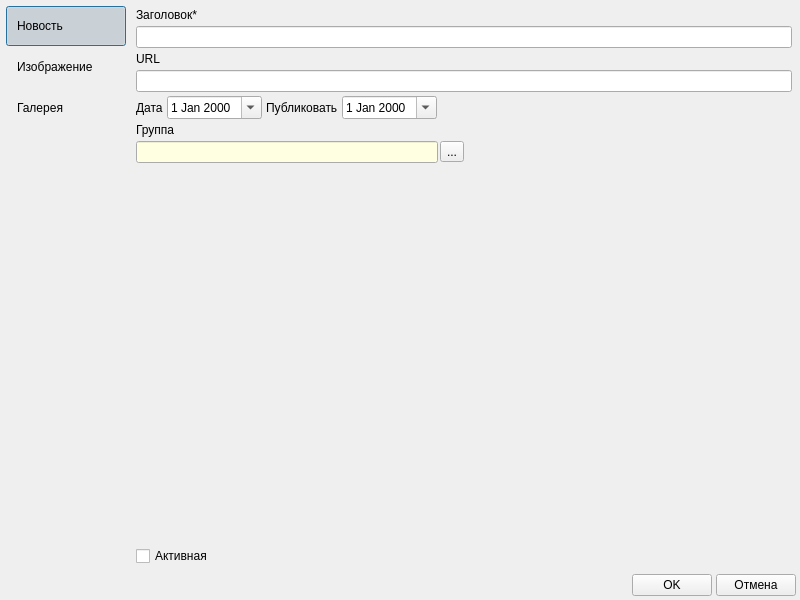
<?xml version="1.0" encoding="UTF-8"?>
<ui version="4.0">
 <class>FormPublicationCard</class>
 <widget class="QDialog" name="FormPublicationCard">
  <property name="windowModality">
   <enum>Qt::WindowModal</enum>
  </property>
  <property name="geometry">
   <rect>
    <x>0</x>
    <y>0</y>
    <width>800</width>
    <height>600</height>
   </rect>
  </property>
  <property name="windowTitle">
   <string>Добавление новости</string>
  </property>
  <layout class="QGridLayout" name="gridLayout">
   <property name="leftMargin">
    <number>4</number>
   </property>
   <property name="topMargin">
    <number>4</number>
   </property>
   <property name="rightMargin">
    <number>4</number>
   </property>
   <property name="bottomMargin">
    <number>4</number>
   </property>
   <property name="spacing">
    <number>4</number>
   </property>
   <item row="0" column="0">
    <widget class="QFrame" name="frame">
     <property name="maximumSize">
      <size>
       <width>16777215</width>
       <height>16777215</height>
      </size>
     </property>
     <property name="autoFillBackground">
      <bool>false</bool>
     </property>
     <property name="frameShape">
      <enum>QFrame::NoFrame</enum>
     </property>
     <property name="frameShadow">
      <enum>QFrame::Sunken</enum>
     </property>
     <layout class="QVBoxLayout" name="verticalLayout_3">
      <property name="spacing">
       <number>1</number>
      </property>
      <property name="leftMargin">
       <number>2</number>
      </property>
      <property name="topMargin">
       <number>2</number>
      </property>
      <property name="rightMargin">
       <number>2</number>
      </property>
      <property name="bottomMargin">
       <number>2</number>
      </property>
      <item>
       <widget class="QPushButton" name="pushButtonMainInfo">
        <property name="minimumSize">
         <size>
          <width>120</width>
          <height>40</height>
         </size>
        </property>
        <property name="baseSize">
         <size>
          <width>0</width>
          <height>0</height>
         </size>
        </property>
        <property name="toolTip">
         <string>Основная информация о контакте</string>
        </property>
        <property name="styleSheet">
         <string notr="true">text-align: left;
padding-left: 10px;</string>
        </property>
        <property name="text">
         <string>Новость</string>
        </property>
        <property name="checkable">
         <bool>true</bool>
        </property>
        <property name="checked">
         <bool>true</bool>
        </property>
        <property name="flat">
         <bool>true</bool>
        </property>
        <attribute name="buttonGroup">
         <string notr="true">buttonGroup</string>
        </attribute>
       </widget>
      </item>
      <item>
       <widget class="QPushButton" name="pushButtonImage">
        <property name="minimumSize">
         <size>
          <width>0</width>
          <height>40</height>
         </size>
        </property>
        <property name="baseSize">
         <size>
          <width>0</width>
          <height>0</height>
         </size>
        </property>
        <property name="styleSheet">
         <string notr="true">text-align: left;
padding-left: 10px;</string>
        </property>
        <property name="text">
         <string>Изображение</string>
        </property>
        <property name="checkable">
         <bool>true</bool>
        </property>
        <property name="flat">
         <bool>true</bool>
        </property>
        <attribute name="buttonGroup">
         <string notr="true">buttonGroup</string>
        </attribute>
       </widget>
      </item>
      <item>
       <widget class="QPushButton" name="pushButtonImages">
        <property name="minimumSize">
         <size>
          <width>0</width>
          <height>40</height>
         </size>
        </property>
        <property name="baseSize">
         <size>
          <width>0</width>
          <height>0</height>
         </size>
        </property>
        <property name="toolTip">
         <string>Контактная информация (телефоны, email...)</string>
        </property>
        <property name="styleSheet">
         <string notr="true">text-align: left;
padding-left: 10px;</string>
        </property>
        <property name="text">
         <string>Галерея</string>
        </property>
        <property name="checkable">
         <bool>true</bool>
        </property>
        <property name="flat">
         <bool>true</bool>
        </property>
        <attribute name="buttonGroup">
         <string notr="true">buttonGroup</string>
        </attribute>
       </widget>
      </item>
      <item>
       <spacer name="verticalSpacer_3">
        <property name="orientation">
         <enum>Qt::Vertical</enum>
        </property>
        <property name="sizeHint" stdset="0">
         <size>
          <width>20</width>
          <height>19</height>
         </size>
        </property>
       </spacer>
      </item>
     </layout>
    </widget>
   </item>
   <item row="0" column="1">
    <widget class="QStackedWidget" name="stackedWidget">
     <property name="currentIndex">
      <number>0</number>
     </property>
     <widget class="QWidget" name="pageMain">
      <layout class="QVBoxLayout" name="verticalLayout_5">
       <property name="spacing">
        <number>4</number>
       </property>
       <property name="leftMargin">
        <number>4</number>
       </property>
       <property name="topMargin">
        <number>4</number>
       </property>
       <property name="rightMargin">
        <number>4</number>
       </property>
       <property name="bottomMargin">
        <number>4</number>
       </property>
       <item>
        <layout class="QVBoxLayout" name="verticalLayout">
         <item>
          <widget class="QLabel" name="label">
           <property name="text">
            <string>Заголовок*</string>
           </property>
          </widget>
         </item>
         <item>
          <widget class="QLineEdit" name="lineEditName"/>
         </item>
         <item>
          <layout class="QVBoxLayout" name="verticalLayout_4">
           <item>
            <widget class="QLabel" name="label_5">
             <property name="text">
              <string>URL</string>
             </property>
            </widget>
           </item>
           <item>
            <widget class="QLineEdit" name="lineEditUrl"/>
           </item>
          </layout>
         </item>
        </layout>
       </item>
       <item>
        <layout class="QHBoxLayout" name="horizontalLayout_2">
         <item>
          <widget class="QLabel" name="label_2">
           <property name="text">
            <string>Дата</string>
           </property>
          </widget>
         </item>
         <item>
          <widget class="QDateEdit" name="dateEditNew">
           <property name="calendarPopup">
            <bool>true</bool>
           </property>
          </widget>
         </item>
         <item>
          <widget class="QLabel" name="label_3">
           <property name="text">
            <string>Публиковать</string>
           </property>
          </widget>
         </item>
         <item>
          <widget class="QDateEdit" name="dateEditPublication">
           <property name="calendarPopup">
            <bool>true</bool>
           </property>
          </widget>
         </item>
         <item>
          <spacer name="horizontalSpacer">
           <property name="orientation">
            <enum>Qt::Horizontal</enum>
           </property>
           <property name="sizeHint" stdset="0">
            <size>
             <width>40</width>
             <height>20</height>
            </size>
           </property>
          </spacer>
         </item>
        </layout>
       </item>
       <item>
        <layout class="QHBoxLayout" name="horizontalLayout_5">
         <item>
          <layout class="QVBoxLayout" name="verticalLayout_2">
           <item>
            <widget class="QLabel" name="label_4">
             <property name="text">
              <string>Группа</string>
             </property>
            </widget>
           </item>
           <item>
            <layout class="QHBoxLayout" name="horizontalLayout_3">
             <property name="spacing">
              <number>2</number>
             </property>
             <item>
              <widget class="QLineEdit" name="lineEditGroupName">
               <property name="palette">
                <palette>
                 <active>
                  <colorrole role="Base">
                   <brush brushstyle="SolidPattern">
                    <color alpha="255">
                     <red>255</red>
                     <green>255</green>
                     <blue>225</blue>
                    </color>
                   </brush>
                  </colorrole>
                 </active>
                 <inactive>
                  <colorrole role="Base">
                   <brush brushstyle="SolidPattern">
                    <color alpha="255">
                     <red>255</red>
                     <green>255</green>
                     <blue>225</blue>
                    </color>
                   </brush>
                  </colorrole>
                 </inactive>
                 <disabled>
                  <colorrole role="Base">
                   <brush brushstyle="SolidPattern">
                    <color alpha="255">
                     <red>240</red>
                     <green>240</green>
                     <blue>240</blue>
                    </color>
                   </brush>
                  </colorrole>
                 </disabled>
                </palette>
               </property>
               <property name="readOnly">
                <bool>true</bool>
               </property>
              </widget>
             </item>
             <item>
              <widget class="QToolButton" name="toolButtonGroup">
               <property name="text">
                <string>...</string>
               </property>
              </widget>
             </item>
            </layout>
           </item>
          </layout>
         </item>
         <item>
          <spacer name="horizontalSpacer_2">
           <property name="orientation">
            <enum>Qt::Horizontal</enum>
           </property>
           <property name="sizeHint" stdset="0">
            <size>
             <width>40</width>
             <height>20</height>
            </size>
           </property>
          </spacer>
         </item>
        </layout>
       </item>
       <item>
        <widget class="FrameWYSIWYG" name="widgetFullDescription" native="true">
         <property name="sizePolicy">
          <sizepolicy hsizetype="Expanding" vsizetype="Expanding">
           <horstretch>0</horstretch>
           <verstretch>0</verstretch>
          </sizepolicy>
         </property>
        </widget>
       </item>
       <item>
        <widget class="QCheckBox" name="checkBoxIsActive">
         <property name="text">
          <string>Активная</string>
         </property>
        </widget>
       </item>
      </layout>
     </widget>
     <widget class="FrameImage" name="pageImage"/>
    </widget>
   </item>
   <item row="1" column="0" colspan="2">
    <layout class="QHBoxLayout" name="horizontalLayout">
     <item>
      <spacer name="horizontalSpacer_5">
       <property name="orientation">
        <enum>Qt::Horizontal</enum>
       </property>
       <property name="sizeHint" stdset="0">
        <size>
         <width>40</width>
         <height>20</height>
        </size>
       </property>
      </spacer>
     </item>
     <item>
      <widget class="QPushButton" name="buttonOK">
       <property name="enabled">
        <bool>true</bool>
       </property>
       <property name="sizePolicy">
        <sizepolicy hsizetype="Preferred" vsizetype="Fixed">
         <horstretch>0</horstretch>
         <verstretch>0</verstretch>
        </sizepolicy>
       </property>
       <property name="minimumSize">
        <size>
         <width>0</width>
         <height>0</height>
        </size>
       </property>
       <property name="maximumSize">
        <size>
         <width>16777215</width>
         <height>16777215</height>
        </size>
       </property>
       <property name="baseSize">
        <size>
         <width>0</width>
         <height>50</height>
        </size>
       </property>
       <property name="text">
        <string>OK</string>
       </property>
       <property name="iconSize">
        <size>
         <width>24</width>
         <height>24</height>
        </size>
       </property>
       <property name="flat">
        <bool>false</bool>
       </property>
      </widget>
     </item>
     <item>
      <widget class="QPushButton" name="buttonCancel">
       <property name="sizePolicy">
        <sizepolicy hsizetype="Preferred" vsizetype="Fixed">
         <horstretch>0</horstretch>
         <verstretch>0</verstretch>
        </sizepolicy>
       </property>
       <property name="minimumSize">
        <size>
         <width>0</width>
         <height>0</height>
        </size>
       </property>
       <property name="maximumSize">
        <size>
         <width>16777215</width>
         <height>16777215</height>
        </size>
       </property>
       <property name="text">
        <string>Отмена</string>
       </property>
       <property name="iconSize">
        <size>
         <width>24</width>
         <height>24</height>
        </size>
       </property>
       <property name="flat">
        <bool>false</bool>
       </property>
      </widget>
     </item>
    </layout>
   </item>
  </layout>
 </widget>
 <customwidgets>
  <customwidget>
   <class>FrameWYSIWYG</class>
   <extends>QWidget</extends>
   <header>framewysiwyg.h</header>
   <container>1</container>
  </customwidget>
  <customwidget>
   <class>FrameImage</class>
   <extends>QWidget</extends>
   <header location="global">frameimage.h</header>
   <container>1</container>
  </customwidget>
 </customwidgets>
 <resources/>
 <connections/>
 <buttongroups>
  <buttongroup name="buttonGroup"/>
 </buttongroups>
</ui>
